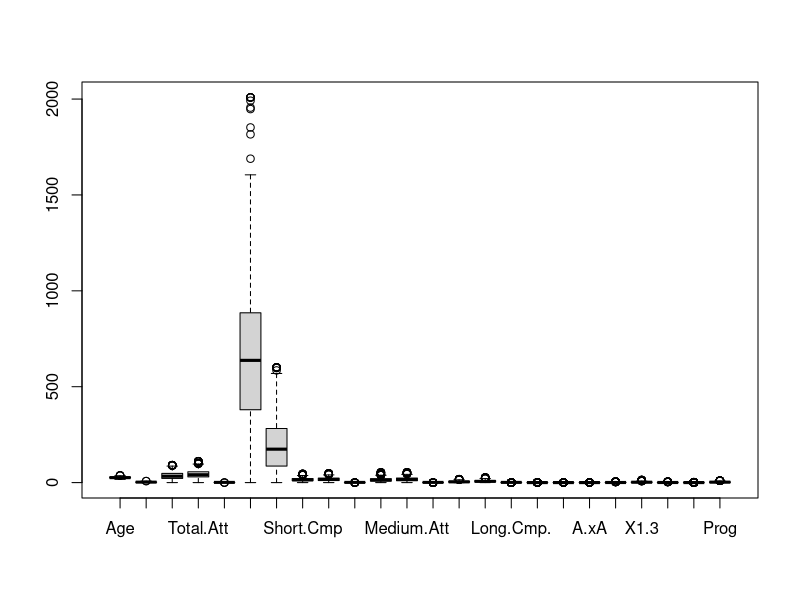
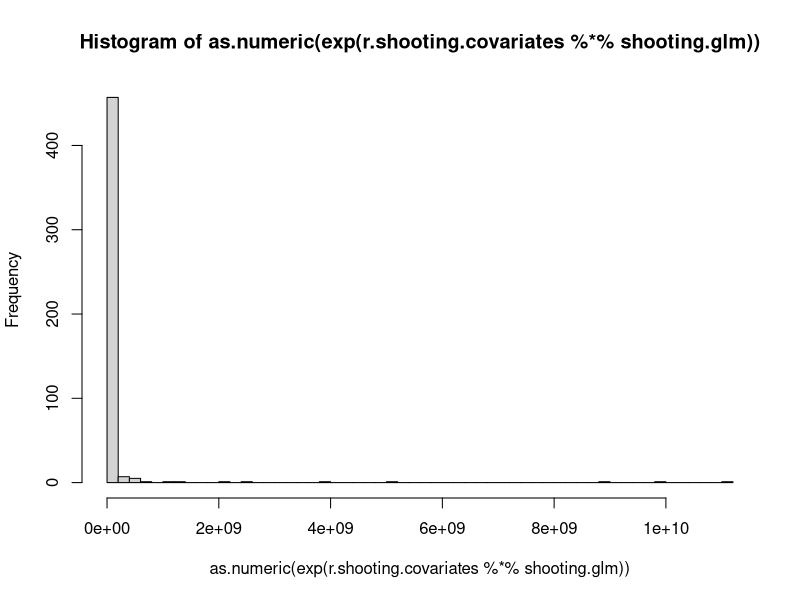
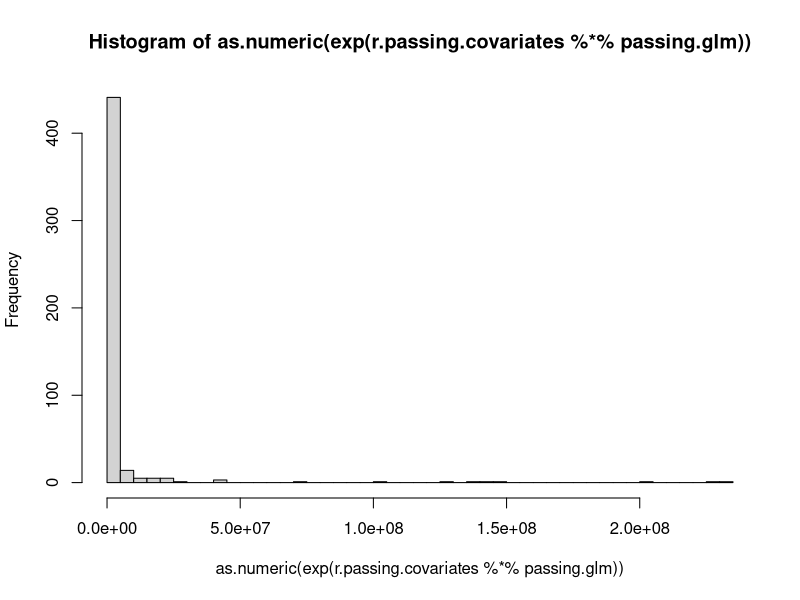
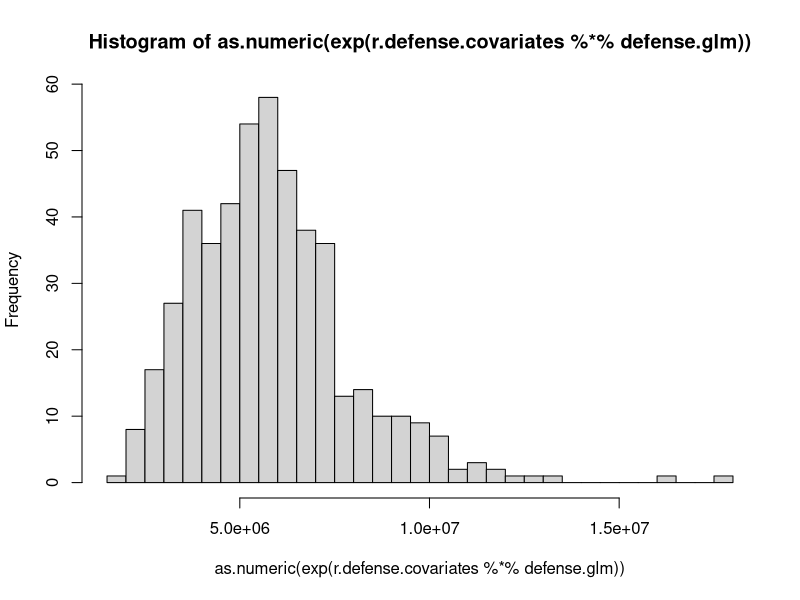
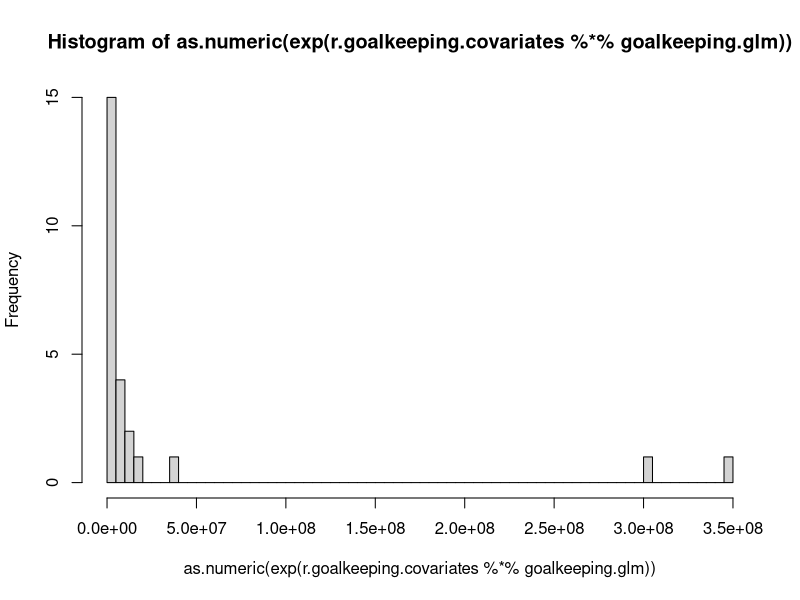
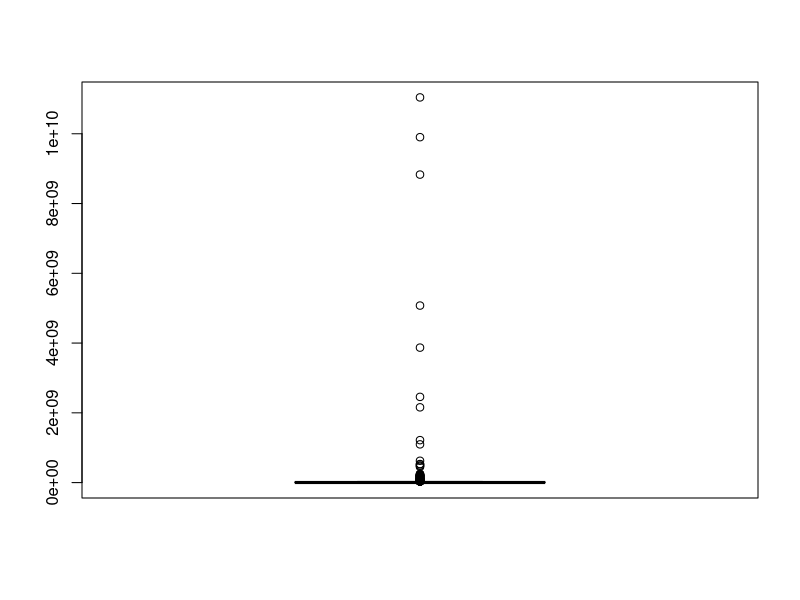
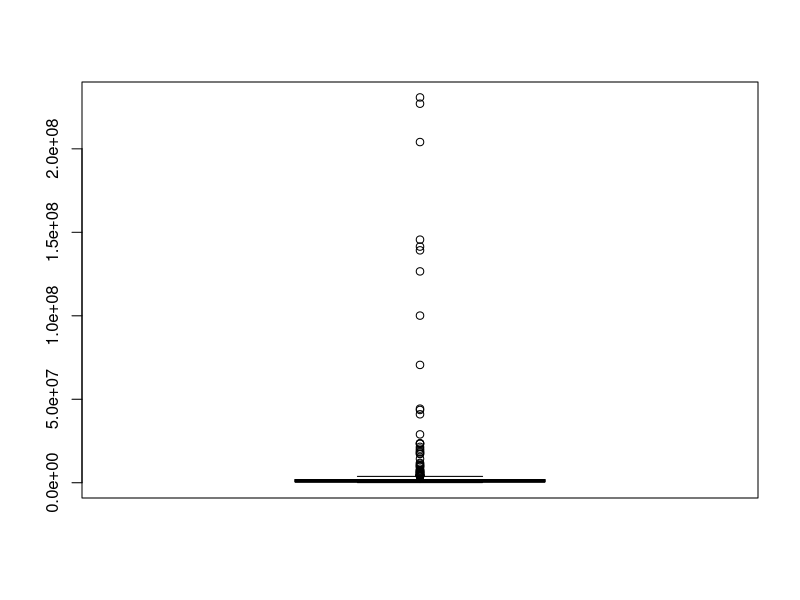
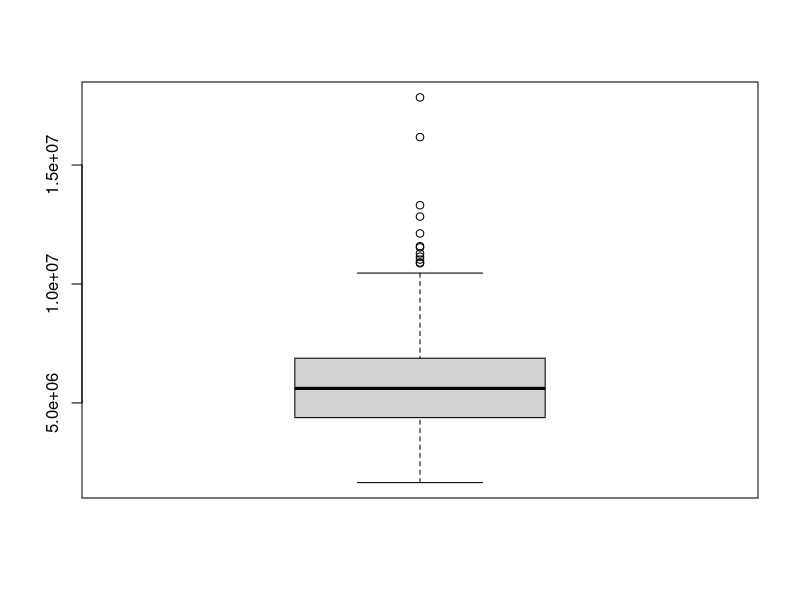

These figures' R source, in order:
## ---- chunk 1
library(tidyverse)
library(glmnet)
## ---- chunk 2

shooting = read.csv("../data/uefa-data/model/uefa-shooting.csv") %>% 
    select(-c(X, Player, DF, FW, GK, MF))
shooting$Stan.G.SoT <- ifelse(is.na(shooting$Stan.G.SoT), 0, shooting$Stan.G.SoT)

shooting$mv[shooting$mv > 1e+8] <- max(shooting$mv[shooting$mv < 1e+8])

defense = read.csv("../data/uefa-data/model/uefa-defense.csv") %>% 
    select(-c(X, Player, DF, FW, GK, MF))
defense$Vs.D.Tkl. <- ifelse(is.na(defense$Vs.D.Tkl.), 0, defense$Vs.D.Tkl.)
defense$Pres.. <- ifelse(is.na(defense$Pres..), 0, defense$Pres..)

defense$mv[defense$mv > 1e+8] <- max(defense$mv[defense$mv < 1e+8])


goalkeeping = read.csv("../data/uefa-data/model/uefa-goalkeeping.csv") %>% 
    select(-c(X, Player, DF, FW, GK, MF, Play.MP, Play.Starts)) %>%
    filter(mv < 4e+7)
goalkeeping$Pena.Save. <- ifelse(is.na(goalkeeping$Pena.Save.), 0, goalkeeping$Pena.Save.)

passing = read.csv("../data/uefa-data/model/uefa-passing.csv") %>% 
    select(-c(X, Player, DF, FW, GK, MF))
passing$Tota.Cmp. <- ifelse(is.na(passing$Tota.Cmp.), 0, passing$Tota.Cmp.)
passing$Shor.Cmp. <- ifelse(is.na(passing$Shor.Cmp.), 0, passing$Shor.Cmp.)
passing$Medi.Cmp. <- ifelse(is.na(passing$Medi.Cmp.), 0, passing$Medi.Cmp.)
passing$Long.Cmp. <- ifelse(is.na(passing$Long.Cmp.), 0, passing$Long.Cmp.)

passing$mv[passing$mv > 1e+8] <- max(passing$mv[passing$mv < 1e+8])
## ---- chunk 3
shooting.glm <- as.matrix(read.csv("market_value model/glm-shooting.csv", row.names = 1))
passing.glm <- as.matrix(read.csv("market_value model/glm-passing.csv", row.names = 1))
defense.glm <- as.matrix(read.csv("market_value model/glm-defense.csv", row.names = 1))
goalkeeping.glm <- as.matrix(read.csv("market_value model/glm-goalkeeping.csv", row.names = 1))
## ---- chunk 4
r.shooting = read.csv("../data/processed-data/t_shooting_clean.csv") %>% 
    filter(Year == 2021, `X90s` >0) %>% 
    select(-c(X, DF, FW, GK, MF, League, Year))
r.shooting$Standard.G.SoT <- ifelse(is.na(r.shooting$Standard.G.SoT), 0, r.shooting$Standard.G.SoT)

r.shooting$Gls <- ifelse(r.shooting$Gls < 0, 0, r.shooting$Gls)
r.shooting$Standard.Sh <- ifelse(r.shooting$Standard.Sh < 0, 0, r.shooting$Standard.Sh)
r.shooting$Standard.SoT <- ifelse(r.shooting$Standard.SoT < 0, 0, r.shooting$Standard.SoT)
r.shooting$Standard.SoT. <- ifelse(r.shooting$Standard.SoT. < 0, 0, r.shooting$Standard.SoT.)
r.shooting$Standard.Sh.90 <- ifelse(r.shooting$Standard.Sh.90 < 0, 0, r.shooting$Standard.Sh.90)
r.shooting$Standard.SoT.90 <- ifelse(r.shooting$Standard.SoT.90 < 0, 0, r.shooting$Standard.SoT.90)
r.shooting$Standard.G.Sh <- ifelse(r.shooting$Standard.G.Sh < 0, 0, r.shooting$Standard.G.Sh)
r.shooting$Standard.G.SoT <- ifelse(r.shooting$Standard.G.SoT < 0, 0, r.shooting$Standard.G.SoT)
r.shooting$Standard.Dist <- ifelse(r.shooting$Standard.Dist < 0, 0, r.shooting$Standard.Dist)
r.shooting$Standard.FK <- ifelse(r.shooting$Standard.FK < 0, 0, r.shooting$Standard.FK)
r.shooting$Performance.PK <- ifelse(r.shooting$Performance.PK < 0, 0, r.shooting$Performance.PK)
r.shooting$Performance.PKatt <- ifelse(r.shooting$Performance.PKatt < 0, 0, r.shooting$Performance.PKatt)
r.shooting$Expected.xG <- ifelse(r.shooting$Expected.xG < 0, 0, r.shooting$Expected.xG)
r.shooting$Expected.npxG <- ifelse(r.shooting$Expected.npxG < 0, 0, r.shooting$Expected.npxG)
r.shooting$Expected.npxG.Sh <- ifelse(r.shooting$Expected.npxG.Sh < 0, 0, r.shooting$Expected.npxG.Sh)

r.shooting$Standard.SoT. <- ifelse(r.shooting$Standard.SoT. > 1, 1, r.shooting$Standard.SoT.)

r.shooting$Standard.Sh[r.shooting$Standard.Sh > 10] <- max(r.shooting$Standard.Sh[r.shooting$Standard.Sh < 10])
r.shooting$Standard.Sh.90[r.shooting$Standard.Sh.90 > 20] <- max(r.shooting$Standard.Sh.90[r.shooting$Standard.Sh.90 < 20])
r.shooting$Standard.SoT.90[r.shooting$Standard.SoT.90 > 4] <- max(r.shooting$Standard.SoT.90[r.shooting$Standard.SoT.90 < 4])
r.shooting$Performance.PKatt[r.shooting$Performance.PKatt > 0.6] <- max(r.shooting$Performance.PKatt[r.shooting$Performance.PKatt < 0.6])

r.shooting[is.na(r.shooting)] = 0
## ---- chunk 5
r.defense = read.csv("../data/processed-data/t_defense_clean.csv") %>% 
    filter(Year == 2021, `X90s` >0) %>% 
    select(-c(X, DF, FW, GK, MF, League, Year)) 
r.defense$Vs.Dribbles.Tkl. <- ifelse(is.na(r.defense$Vs.Dribbles.Tkl.), 0, r.defense$Vs.Dribbles.Tkl.)
r.defense$Pressures.. <- ifelse(is.na(r.defense$Pressures..), 0, r.defense$Pressures..)

r.defense[r.defense<0] <- 0

r.defense$Vs.Dribbles.Tkl. <- ifelse(r.defense$Vs.Dribbles.Tkl. > 1, 1, r.defense$Vs.Dribbles.Tkl.)
r.defense$Pressures.. <- ifelse(r.defense$Pressures.. > 1, 1, r.defense$Pressures..)

r.defense[is.na(r.defense)] = 0

## ---- chunk 6
r.goalkeeping = read.csv("../data/processed-data/t_goalkeeping_clean.csv") %>% 
    filter(Year == 2021, Playing.Time.90s >0) %>% 
    select(-c(X, DF, FW, GK, MF, Playing.Time.MP, Playing.Time.Starts, League, Year))

r.goalkeeping$Penalty.Kicks.Save. <- ifelse(is.na(r.goalkeeping$Penalty.Kicks.Save.), 0, r.goalkeeping$Penalty.Kicks.Save.)
r.goalkeeping$Performance.Save. <- ifelse(is.na(r.goalkeeping$Performance.Save.), 0, r.goalkeeping$Performance.Save.)
r.goalkeeping$Performance.CS. <- ifelse(is.na(r.goalkeeping$Performance.CS.), 0, r.goalkeeping$Performance.CS.)

r.goalkeeping[r.goalkeeping<0] <- 0

r.goalkeeping$Performance.Save. <- ifelse(r.goalkeeping$Performance.Save. > 1, 1, r.goalkeeping$Performance.Save.)
r.goalkeeping$Performance.CS. <- ifelse(r.goalkeeping$Performance.CS. > 1, 1, r.goalkeeping$Performance.CS.)
r.goalkeeping$Penalty.Kicks.Save. <- ifelse(r.goalkeeping$Penalty.Kicks.Save. > 1, 1, r.goalkeeping$Penalty.Kicks.Save.)

r.goalkeeping[is.na(r.goalkeeping)] = 0

## ---- chunk 7
r.passing = read.csv("../data/processed-data/t_passing_clean.csv") %>% 
    filter(Year == 2021, `X90s` >0) %>%
    select(-c(X, DF, FW, GK, MF, League, Year))

r.passing$Total.Cmp. <- ifelse(is.na(r.passing$Total.Cmp.), 0, r.passing$Total.Cmp.)
r.passing$Short.Cmp. <- ifelse(is.na(r.passing$Short.Cmp.), 0, r.passing$Short.Cmp.)
r.passing$Medium.Cmp. <- ifelse(is.na(r.passing$Medium.Cmp.), 0, r.passing$Medium.Cmp.)
r.passing$Long.Cmp. <- ifelse(is.na(r.passing$Long.Cmp.), 0, r.passing$Long.Cmp.)

r.passing[r.passing<0] <- 0

r.passing$Total.Cmp. <- ifelse(r.passing$Total.Cmp. > 1, 1, r.passing$Total.Cmp.)
r.passing$Short.Cmp. <- ifelse(r.passing$Short.Cmp. > 1, 1, r.passing$Short.Cmp.)
r.passing$Medium.Cmp. <- ifelse(r.passing$Medium.Cmp. > 1, 1, r.passing$Medium.Cmp.)
r.passing$Long.Cmp. <- ifelse(r.passing$Long.Cmp. > 1, 1, r.passing$Long.Cmp.)

r.passing <- r.passing %>% mutate_at(-c(1, 2, 3, 4, 5), function(x) {ifelse(x>quantile(x, 0.99), quantile(x, 0.99), x)})

r.passing[is.na(r.passing)] = 0
## ---- chunk 8
check_na <- function(df, margin=1) {
    print(mean(apply(df, margin, function(x){sum(is.na(x))>=1})))
    print(mean(apply(df, margin, function(x){sum(is.na(x))>=2})))
    print(mean(apply(df, margin, function(x){sum(is.na(x))>=3})))
    print(mean(apply(df, margin, function(x){sum(is.na(x))>=4})))
    print("")
}
check_na(r.shooting)
check_na(r.defense)
check_na(r.goalkeeping)
check_na(r.passing)

r.shooting <- r.shooting[!apply(r.shooting, 1, function(x){sum(is.na(x))>=2}), ]
r.defense <- r.defense[!apply(r.defense, 1, function(x){sum(is.na(x))>=2}), ]
r.goalkeeping <- r.goalkeeping[!apply(r.goalkeeping, 1, function(x){sum(is.na(x))>=2}), ]
r.passing <- r.passing[!apply(r.passing, 1, function(x){sum(is.na(x))>=2}), ]

# check_na(r.shooting)
# check_na(r.defense)
# check_na(r.goalkeeping)
# check_na(r.passing)
# check_na(r.shooting, margin=2)
# check_na(r.defense, margin=2)
# check_na(r.goalkeeping, margin=2)
# check_na(r.passing, margin=2)

# apply(r.shooting, 2, function(x){sum(is.na(x))>=2})
# apply(r.defense, 2, function(x){sum(is.na(x))>=2})
# apply(r.goalkeeping, 2, function(x){sum(is.na(x))>=2})
# apply(r.passing, 2, function(x){sum(is.na(x))>=2})

check_na(r.shooting)
check_na(r.defense)
check_na(r.goalkeeping)
check_na(r.passing)

## ---- chunk 9
summary(r.shooting)
summary(r.defense)
summary(r.goalkeeping)
summary(r.passing)
## ---- chunk 10
boxplot(r.passing %>% select(-c(Player, Nation, Born)))
## ---- chunk 11
# # colnames(shooting)
# colnames(r.shooting)
# 
# # colnames(defense)
# colnames(r.defense)
# 
# # colnames(passing)
# colnames(r.passing)
# 
# # colnames(goalkeeping)
# colnames(r.goalkeeping)

# for (i in 1:length(colnames(r.shooting.covariates))) {
#     print(paste(colnames(shooting.covariates)[i], colnames(r.shooting.covariates)[i]))
# }
# 
# for (i in 1:length(colnames(r.passing.covariates))) {
#     print(paste(colnames(passing.covariates)[i], colnames(r.passing.covariates)[i]))
# }
# 
# for (i in 1:length(colnames(r.defense.covariates))) {
#     print(paste(colnames(defense.covariates)[i], colnames(r.defense.covariates)[i]))
# }
# 
# for (i in 1:length(colnames(r.goalkeeping.covariates))) {
#     print(paste(colnames(goalkeeping.covariates)[i], colnames(r.goalkeeping.covariates)[i]))
# }

r.shooting.covariates <- model.matrix( ~ . + I(Age^2) - Player - Nation - Born, data = r.shooting %>% mutate_at(-c(1, 2, 3, 4), function(x) {c(scale(x))}))
r.passing.covariates <- model.matrix( ~ . + I(Age^2) - Player - Nation - Born, data = r.passing %>% mutate_at(-c(1, 2, 3, 4), function(x) {c(scale(x))}))
r.defense.covariates <- model.matrix( ~ . + I(Age^2) - Player - Nation - Born, data = r.defense %>% mutate_at(-c(1, 2, 3, 4), function(x) {c(scale(x))}))
r.goalkeeping.covariates <- model.matrix( ~ . + I(Age^2) - Player - Nation - Born, data = r.goalkeeping %>% mutate_at(-c(1, 2, 3, 4), function(x) {c(scale(x))}))
## ---- chunk 12
hist(as.numeric(exp(r.shooting.covariates %*% shooting.glm)), breaks = 50)
hist(as.numeric(exp(r.passing.covariates %*% passing.glm)), breaks = 50)
hist(as.numeric(exp(r.defense.covariates %*% defense.glm)), breaks = 50)
hist(as.numeric(exp(r.goalkeeping.covariates %*% goalkeeping.glm)), breaks = 50)

boxplot(as.numeric(exp(r.shooting.covariates %*% shooting.glm)))
boxplot(as.numeric(exp(r.passing.covariates %*% passing.glm)))
boxplot(as.numeric(exp(r.defense.covariates %*% defense.glm)))
boxplot(as.numeric(exp(r.goalkeeping.covariates %*% goalkeeping.glm)))
## ---- chunk 13
shooting.mv <- as.numeric(exp(r.shooting.covariates %*% shooting.glm))
passing.mv <- as.numeric(exp(r.passing.covariates %*% passing.glm))
defense.mv <- as.numeric(exp(r.defense.covariates %*% defense.glm))
goalkeeping.mv <- as.numeric(exp(r.goalkeeping.covariates %*% goalkeeping.glm))

r.shooting[, "mv0"] <- ifelse(round(shooting.mv, -5) == 0, min(shooting$mv), round(shooting.mv, -5)) 
r.passing[, "mv0"] <- ifelse(round(passing.mv, -5) == 0, min(passing$mv), round(passing.mv, -5)) 
r.defense[, "mv0"] <- ifelse(round(defense.mv, -5) == 0, min(defense$mv), round(defense.mv, -5)) 
r.goalkeeping[, "mv0"] <- ifelse(round(goalkeeping.mv, -5) == 0, min(goalkeeping$mv), round(goalkeeping.mv, -5))

for (i in 1:9) {
    colname <- paste("mv", i, sep = "")
    
    temp.r.shooting.covariates <- r.shooting.covariates
    temp.r.passing.covariates <- r.passing.covariates
    temp.r.defense.covariates <- r.defense.covariates
    temp.r.goalkeeping.covariates <- r.goalkeeping.covariates
    
    temp.r.shooting.covariates[, "Age"] <- temp.r.shooting.covariates[, "Age"] + i
    temp.r.passing.covariates[, "Age"] <- temp.r.passing.covariates[, "Age"] + i
    temp.r.defense.covariates[, "Age"] <- temp.r.defense.covariates[, "Age"] + i
    temp.r.goalkeeping.covariates[, "Age"] <- temp.r.goalkeeping.covariates[, "Age"] + i
    
    temp.r.shooting.covariates[, "I(Age^2)"] <- temp.r.shooting.covariates[, "Age"]^2
    temp.r.passing.covariates[, "I(Age^2)"] <- temp.r.passing.covariates[, "Age"]^2
    temp.r.defense.covariates[, "I(Age^2)"] <- temp.r.defense.covariates[, "Age"]^2
    temp.r.goalkeeping.covariates[, "I(Age^2)"] <- temp.r.goalkeeping.covariates[, "Age"]^2
    
    shooting.mv <- as.numeric(exp(temp.r.shooting.covariates %*% shooting.glm))
    passing.mv <- as.numeric(exp(temp.r.passing.covariates %*% passing.glm))
    defense.mv <- as.numeric(exp(temp.r.defense.covariates %*% defense.glm))
    goalkeeping.mv <- as.numeric(exp(temp.r.goalkeeping.covariates %*% goalkeeping.glm))
    
    r.shooting[, colname] <- ifelse(round(shooting.mv, -5) == 0, min(shooting$mv), round(shooting.mv, -5))
    r.passing[, colname] <- ifelse(round(passing.mv, -5) == 0, min(passing$mv), round(passing.mv, -5))
    r.defense[, colname] <- ifelse(round(defense.mv, -5) == 0, min(defense$mv), round(defense.mv, -5))
    r.goalkeeping[, colname] <- ifelse(round(goalkeeping.mv, -5) == 0, min(goalkeeping$mv), round(goalkeeping.mv, -5))
}

write.csv(r.shooting, "market_value model/t-player-selection-shooting.csv")
write.csv(r.passing, "market_value model/t-player-selection-passing.csv")
write.csv(r.defense, "market_value model/t-player-selection-defense.csv")
write.csv(r.goalkeeping, "market_value model/t-player-selection-goalkeeping.csv")
